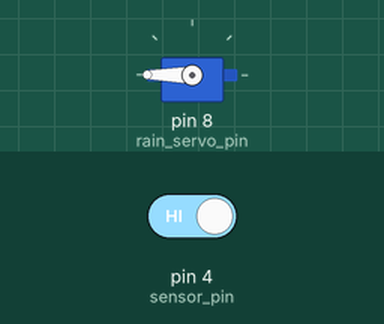
A sketch run on a simulated Arduino Uno, built with avr-gcc and run on an emulated ATmega328P. Parts: servo. The test bench sets the inputs (shaded band); at power-on: pin 4 (sensor_pin) HIGH. What the sketch prints to the serial monitor is not drawn.

Above: at 1.9 s.
2.0 s: pin 4 (sensor_pin) driven LOW
At 3.4 s:
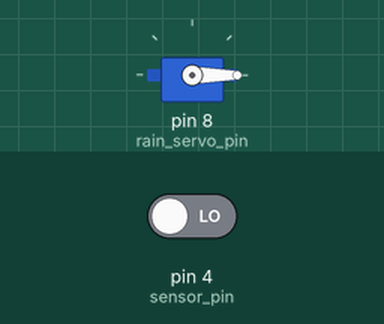
3.7 s: pin 4 (sensor_pin) driven HIGH
At 4.2 s:
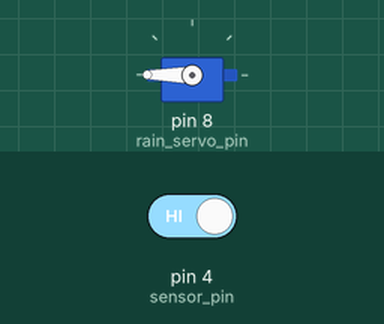
Timing chart, 0 to 6.7 s (numbered marks = the images above; inputs shaded):
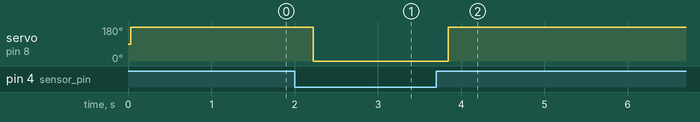

The sketch:

watersensor.ino
```cpp
#include <Servo.h>
Servo rain_servo;

// กำหนดขาเซ็นเซอร์และเซอร์โวมอเตอร์
int sensor_pin = 4;
int rain_servo_pin = 8;  // เปลี่ยนขาเซอร์โวเป็นขา 8
int val;

void setup() {
  pinMode(sensor_pin, INPUT);
  rain_servo.attach(rain_servo_pin);

  // เริ่มการสื่อสาร Serial เพื่อดูผลลัพธ์
  Serial.begin(9600);
  Serial.println("ระบบพร้อมทำงาน...");
}

void loop() {
  // อ่านค่าสถานะของเซ็นเซอร์
  val = digitalRead(sensor_pin);

  // แสดงค่าใน Serial Monitor
  Serial.print("สถานะเซ็นเซอร์: ");
  Serial.println(val);

  // ตรวจสอบสถานะและควบคุม Servo
  if (val == 0) {
    rain_servo.write(0);
    Serial.println("ฝนตก -> เก็บราวตากผ้า");
  } else {
    rain_servo.write(180);
    Serial.println("ฝนหยุด -> กางราวตากผ้า");
  }

  // รอ 500 มิลลิวินาทีเพื่อลดการทำงานที่ถี่เกินไป
  delay(500);
}
```

Measured:
- after the input at 2.0 s, servo on pin 8 (rain_servo_pin): 180° → 0° after 0.22 s
- after the input at 3.7 s, servo on pin 8 (rain_servo_pin): 0° → 180° after 0.15 s
